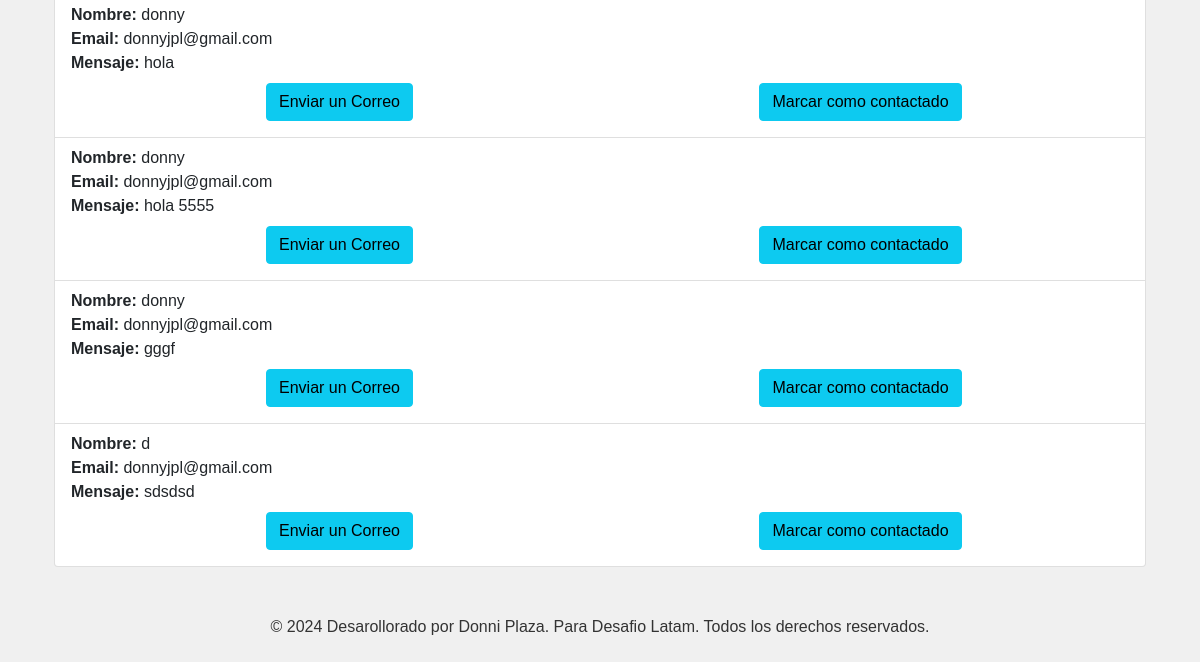
Before: /web/mensajes/ (signed in, lower part) with the older database file.
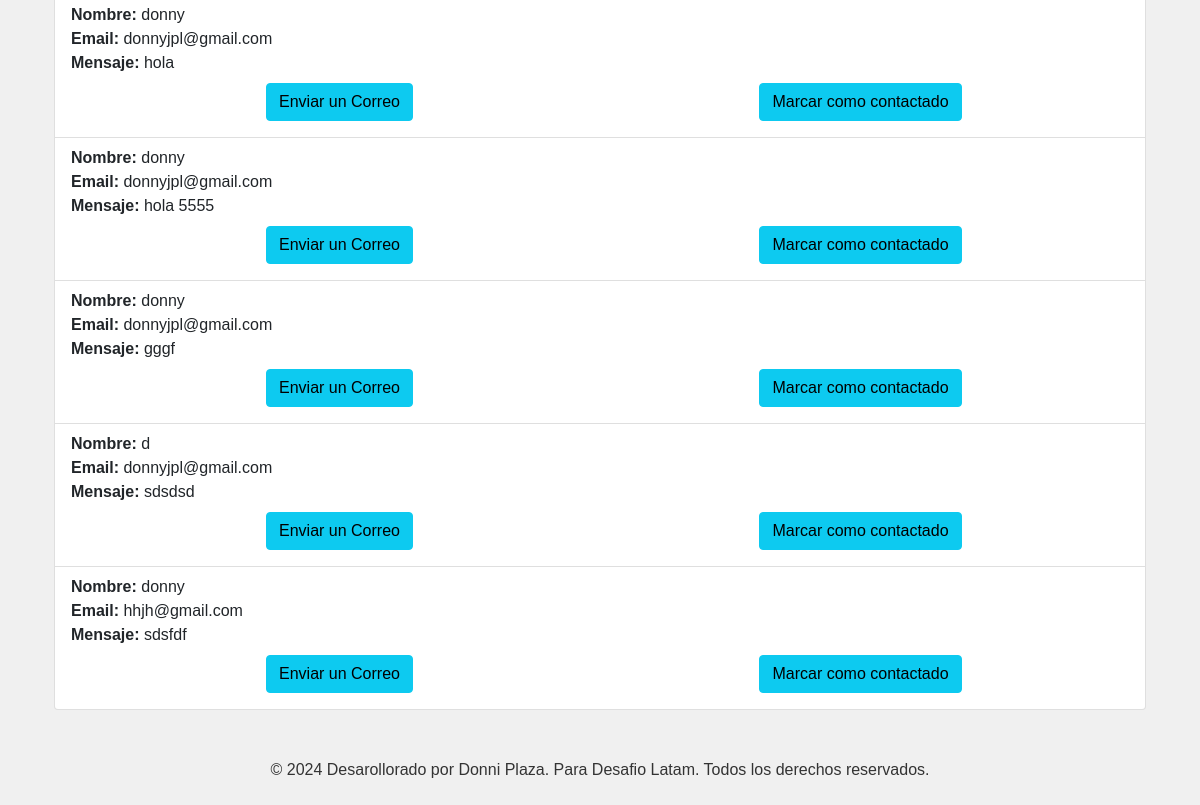
After: the same page with the newer database file.
### web/models.py (models this page shows, shortened)
class Contacto(models.Model):
    contact_form_uuid = models.UUIDField(default=uuid.uuid4, editable=False, unique=True)
    customer_name = models.CharField(max_length=64)
    customer_email = models.EmailField()
    message = models.TextField()
    contacted = models.BooleanField(default=False)  # Campo para indicar si el mensaje ha sido contactado
    date_contacted = models.DateTimeField(null=True, blank=True)  # Fecha y hora en que se contactó al cliente

### web/views.py (the view)
# urls.py: path('mensajes/', lista_mensajes, name='lista_mensajes'),
@login_required
def lista_mensajes(request):
    mensajes=Contacto.objects.filter(contacted=False)
    return render(request, 'flanes/lista_mensajes.html', {'mensajes': mensajes})

### web/templates/flanes/lista_mensajes.html (shortened to what this page needs)
{% extends 'baseadmin.html' %}
{% block content %}
<div class="container">
    {% if mensajes %}
    <ul class="list-group mb-4">
        {% for mensaje in mensajes %}
        <li class="list-group-item">
            <strong>Nombre:</strong> {{ mensaje.customer_name }}<br>
            <strong>Email:</strong> {{ mensaje.customer_email }}<br>
            <strong>Mensaje:</strong> {{ mensaje.message }}<br>
            {% if mensaje.contacted %}
            <em>Contactado el: {{ mensaje.date_contacted }}</em>
            {% else %}
            <div class="row text-center m-2">
                <div class="col-md-6">
                    <button type="submit" class="btn btn-info">Enviar un Correo</button>
                </div>
                <div class="col-md-6">
                    <form action="{% url 'marcar_contactado' mensaje.contact_form_uuid %}" method="post">
                        <button type="submit" class="btn btn-info">Marcar como contactado</button>
                    </form>
                </div>
            </div>
            {% endif %}
        </li>
        {% endfor %}
    </ul>
    {% else %}
    <p>No hay mensajes por responder en este momento.</p>
    {% endif %}
    {% endblock %}

Changed rows visible on the page:
added Contacto: customer_name "donny", customer_email "hhjh@gmail.com", message "sdsfdf", contacted "Enviar un Correo"
